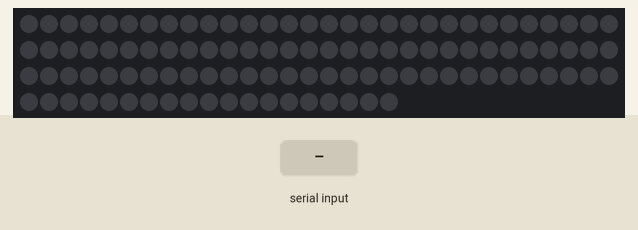
A sketch run on a simulated Arduino Uno, built with avr-gcc and run on an emulated ATmega328P. On the bench: 109 RGB LEDs in strip order, left to right, continuing on the next row. Inputs (shaded band) come from the test bench. The strip is taken to match the declared colour order.

Above: at 1.2 s.
1.3 s: "on" received over Serial
At 2.0 s:
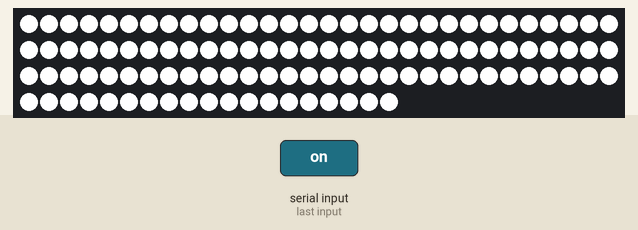
2.8 s: "rd" received over Serial
At 4.1 s:
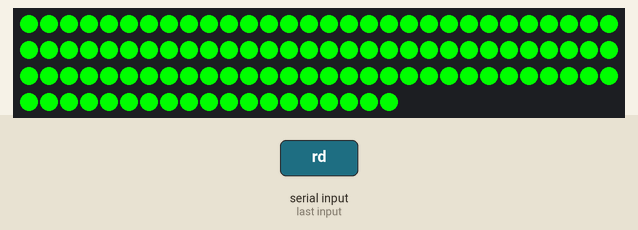
4.5 s: "vo" received over Serial
At 6.0 s:
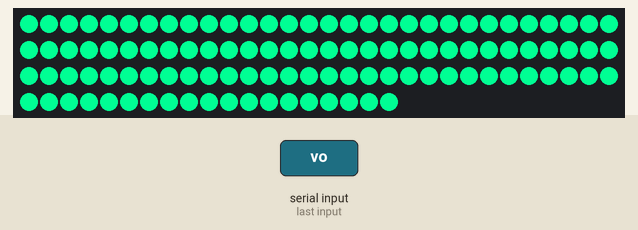
6.3 s: "bu" received over Serial
At 7.2 s:
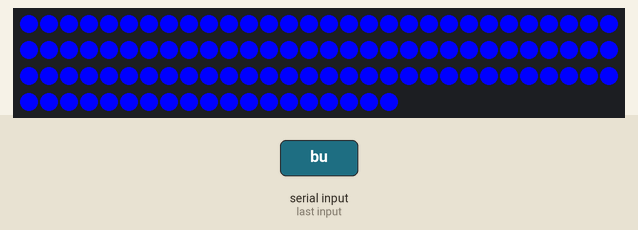
8.1 s: "gr" received over Serial
At 9.3 s:
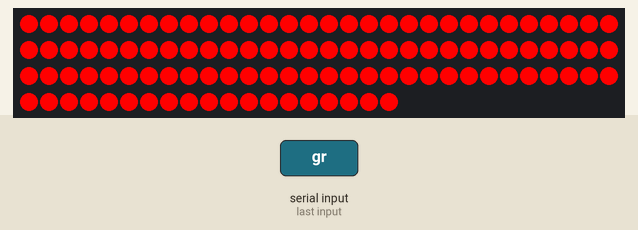
9.9 s: "yl" received over Serial
At 11.4 s:
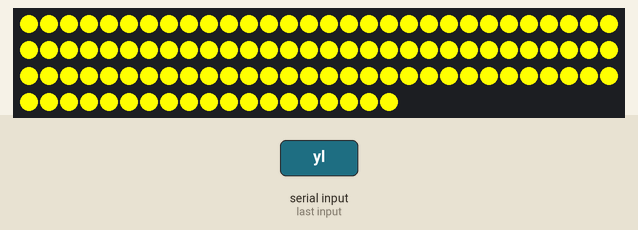
Timing chart, 0 to 12.7 s (numbered marks = the images above; inputs shaded):
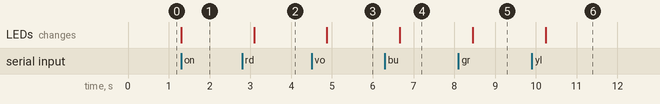

The sketch:

arcadeLightLibrary.ino
```cpp
//Libraries-------------
#include <Adafruit_NeoPixel.h>
#include <SimpleTimer.h>

//Constants-----------
#define PIN 6 //This is the pin the LEDS are receiving information from.
#define nLEDS 109 //The number of LEDS in the series
#define ledBright 255 //How bright the leds get

//Global Variables-----------
//Neopixel
Adafruit_NeoPixel strip = Adafruit_NeoPixel(nLEDS, PIN, NEO_RGBW + NEO_KHZ800);

//Color Control
char lightType[20];
int lf = 10;

//Timer
SimpleTimer timer;
int timerId;
unsigned long resetLightDelay = 600000;
char resetLightChars[20] = "rb";


void setup(){
  Serial.begin(9600);

  timerId = timer.setInterval(resetLightDelay, mainPattern);

  strip.setBrightness(ledBright);
  strip.begin();
  strip.show(); // Initialize all pixels to "off"
}


void loop(){
  //Color Controls
  //The "if" statments below read the bytes being sent from the game.
  //Depending on the string sent from the game, the LEDS will change color.
  //The strings are labeled in quotes within the "if" statments.
  timer.run();
  Serial.readBytesUntil(lf, lightType, 2);

  //LEDS are turned Off
  if (strcmp(lightType, "of")==0){
    off(0,1);
  }
  //LEDS are turned On
  if (strcmp(lightType, "on")==0){
    on(0,1);
  }
  //LEDS are turned Red
  if (strcmp(lightType, "rd")==0){
    red(0,1);
  }
  //LEDS are turned Violet
  if (strcmp(lightType, "vo")==0){
    violet(0,1);
  }
  //LEDS are turned Blue
  if (strcmp(lightType, "bu")==0){
    blue(0,1);
  }
  //LEDS are turned Green
  if (strcmp(lightType, "gr")==0){
    green(0,1);
  }
  //LEDS are turned Yellow
  if (strcmp(lightType, "yl")==0){
    yellow(0,1);
  }
  //LEDS are turned Orange
  if (strcmp(lightType, "og")==0){
    orange(0,1);
  }
  //LEDS are turned Rainbow
  if (strcmp(lightType, "rb")==0){
    rainbow(30,1);
  }
}


//--------------------
//Light Colors and Patterns
//--------------------
//The RGB values are acutally GRB
//This is the default pattern that runs after a set time.
void mainPattern(){
  strncpy(lightType, resetLightChars, 20);
  timer.restartTimer(timerId);
}
//--------------------
//No Light
void off(uint8_t wait, uint8_t cycles)
{
  uint16_t i, j;

  for(j=0; j<256*cycles; j++) {
    for(i=0; i<nLEDS; i++) {
     strip.setPixelColor(i, 0, 0, 0);
    }
    strip.show();
    delay(wait);
  }
}
//--------------------
//White Light
void on(uint8_t wait, uint8_t cycles)
{
  uint16_t i, j;

  for(j=0; j<256*cycles; j++) {
    for(i=0; i<nLEDS; i++) {
     strip.setPixelColor(i, 255, 255, 255);
    }
    strip.show();
    delay(wait);
  }
}
//--------------------
//Red Light
void red(uint8_t wait, uint8_t cycles){
  uint16_t i, j;

  for(j=0; j<256*cycles; j++) {
    for(i=0; i<nLEDS; i++) {
     strip.setPixelColor(i, 0, 255, 0);
    }
    strip.show();
    delay(wait);
  }
}
//--------------------
//Violet Light
void violet(uint8_t wait, uint8_t cycles){
  uint16_t i, j;

  for(j=0; j<256*cycles; j++) {
    for(i=0; i<nLEDS; i++) {
     strip.setPixelColor(i, 0, 255, 148);
    }
    strip.show();
    delay(wait);
  }
}
//--------------------
//Blue Light
void blue(uint8_t wait, uint8_t cycles){
  uint16_t i, j;

  for(j=0; j<256*cycles; j++) {
    for(i=0; i<nLEDS; i++) {
     strip.setPixelColor(i, 0, 0, 255);
    }
    strip.show();
    delay(wait);
  }
}
//--------------------
//Green Light
void green(uint8_t wait, uint8_t cycles){
  uint16_t i, j;

  for(j=0; j<256*cycles; j++) {
    for(i=0; i<nLEDS; i++) {
     strip.setPixelColor(i, 255, 0, 0);
    }
    strip.show();
    delay(wait);
  }
}
//Yellow Light
void yellow(uint8_t wait, uint8_t cycles){
  uint16_t i, j;

  for(j=0; j<256*cycles; j++) {
    for(i=0; i<nLEDS; i++) {
     strip.setPixelColor(i, 255, 255, 0);
    }
    strip.show();
    delay(wait);
  }
}
//Orange Light
void orange(uint8_t wait, uint8_t cycles){
  uint16_t i, j;

  for(j=0; j<256*cycles; j++) {
    for(i=0; i<nLEDS; i++) {
     strip.setPixelColor(i, 140, 255, 0);
    }
    strip.show();
    delay(wait);
  }
}
//--------------------
//Rainbow Pattern
void rainbow(uint8_t wait, uint8_t cycles) {
  uint16_t i, j;

  for(j=0; j<256*cycles; j++) {
    for(i=0; i<nLEDS; i++) {
      strip.setPixelColor(i, rainbowWheel((i+j) & 255));
    }
    strip.show();
    delay(wait);
  }
}


//--------------------
//Color Picker
//--------------------
//Functions that run the colors and patterns above
//Input a value 0 to 255 to get a color value.
//The colours are a transition r - g - b - back to r.
uint32_t rainbowWheel(byte WheelPos) {

  WheelPos = 255 - WheelPos;
  if(WheelPos < 85) {
    return strip.Color(255 - WheelPos * 3, 0, WheelPos * 3);
  }
  if(WheelPos < 170) {
    WheelPos -= 85;
    return strip.Color(0, WheelPos * 3, 255 - WheelPos * 3);
  }
  WheelPos -= 170;
  return strip.Color(WheelPos * 3, 255 - WheelPos * 3, 0);

}

uint8_t red(uint32_t c) {
  return (c >> 16);
}
uint8_t green(uint32_t c) {
  return (c >> 8);
}
uint8_t blue(uint32_t c) {
  return (c);
}
```

Measured:
- after the input at 1.3 s, the LEDs: change at once (image 1)
- after the input at 2.8 s, the LEDs: change after 0.29 s (image 2)
- after the input at 4.5 s, the LEDs: change after 0.38 s (image 3)
- after the input at 6.3 s, the LEDs: change after 0.37 s (image 4)
- after the input at 8.1 s, the LEDs: change after 0.36 s (image 5)
- after the input at 9.9 s, the LEDs: change after 0.34 s (image 6)
